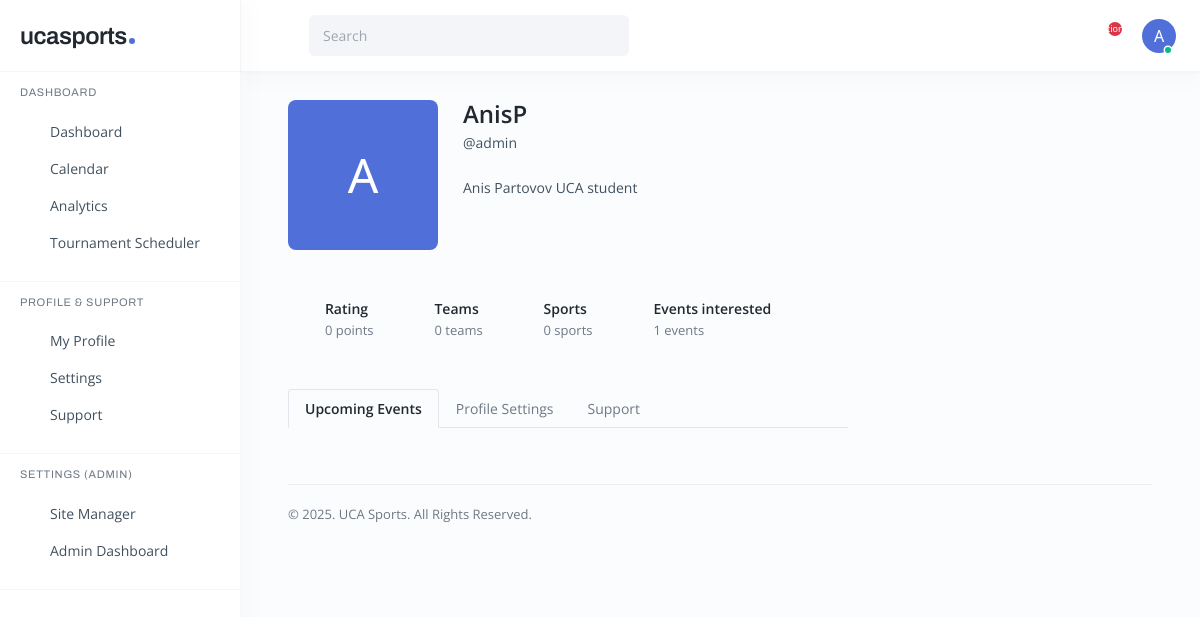
/profile/ (signed in), run on the app's committed database.
### ucasports/models.py (models this page shows, shortened)
class CustomUser(AbstractUser):
    name = models.CharField(max_length=200, null=True)
    username = models.CharField(max_length=30, unique=True)
    email = models.EmailField(unique=True)
    bio = models.TextField(null=True, blank=True)
    avatar = models.ImageField(null=True, blank=True)
    is_active = models.BooleanField(default=False)
    is_staff = models.BooleanField(default=False)
    rating_points = models.IntegerField(default=0)
    wins = models.IntegerField(default=0)
    losses = models.IntegerField(default=0)
    objects = CustomUserManager()
    USERNAME_FIELD = 'email'
    REQUIRED_FIELDS = ['username', 'name']

### ucasports/views.py (the view, shortened to what this page needs)
# urls.py: path('profile/', views.profile, name="profile"),
@login_required(login_url='login')
def profile(request):
    user = request.user
    user_form = CustomUserChangeForm(instance=user)
    contact_form = ContactForm(initial={'name': user.name, 'email': user.email})
    rating_points = user.rating_points
    user_teams_count = user.team_set.count()
    single_player_sports = Sport.objects.filter(
        sport_type='Single-Player',
        competition__side_a=user.pk
    ).distinct() | Sport.objects.filter(
        sport_type='Single-Player',
        competition__side_b=user.pk
    ).distinct()
    team_player_sports = Sport.objects.filter(
        sport_type='Team-Player',
        competition__side_a__in=Team.objects.filter(members=user).values_list('pk', flat=True)
    ).distinct() | Sport.objects.filter(
        sport_type='Team-Player',
        competition__side_b__in=Team.objects.filter(members=user).values_list('pk', flat=True)
    ).distinct()
    single_player_count = single_player_sports.count()
    team_player_count = team_player_sports.count()
    sports_count = single_player_count + team_player_count
    now = datetime.now()
    start_of_week = now - timedelta(days=now.weekday())
    end_of_week = start_of_week + timedelta(days=6)
    total_events = Event.objects.count()
    interested_events_count = request.user.events_attended.count()
    events_this_week = Event.objects.filter(
    Q(start_date_time__date__range=(start_of_week, end_of_week)) |
    Q(end_date_time__date__range=(start_of_week, end_of_week))
    )
    context = {
        'page': 'profile',
        'user_form': user_form,
        'contact_form': contact_form,
        'events_this_week': events_this_week,
        'rating_points': rating_points,
        'user_teams_count': user_teams_count,
        'sports_count': sports_count,
        'interested_events_count': interested_events_count,
        }
    return render(request, 'profile.html', context)

### ucasports/forms.py
class CustomUserChangeForm(UserChangeForm):
    class Meta:
        model = CustomUser
        fields = ['name', 'username', 'bio', 'avatar']

class ContactForm(forms.ModelForm):
    name = forms.CharField(widget=forms.TextInput(
        attrs={"class": "form-control", 'readonly': 'readonly'}))
    email = forms.EmailField(widget=forms.EmailInput(
        attrs={"class": "form-control", 'readonly': 'readonly'}))
    subject = forms.CharField(widget=forms.TextInput(
        attrs={"class": "form-control", "placeholder": "Subject"}
    ))
    message = forms.CharField(widget=forms.Textarea(
        attrs={"class": "form-control", "rows": 4}
    ))
    class Meta:
        model = Contact
        fields = '__all__'

### ucasports/context_processors.py (called while the page is built)
def notifications(request):
    if request.user.is_authenticated:
        return {'notifications': Notification.objects.filter(user=request.user, read=False).order_by('-id')}
    return {}

### templates/profile.html (shortened to what this page needs)
{% extends 'base.html' %} {% block content %}
{% include '_partials/sidebar.html'%}
{% include '_partials/header_main.html'%}
<body>
  <div class="main p-4 p-lg-5 pt-hh">
    <div class="row g-5">
      <div class="col-xl">
        <div class="media-profile mb-5">
          <div class="media-img mb-3 mb-sm-0">
            {% if user.avatar %}
            <img src="{{user.avatar.url}}" class="img-fluid" alt="profile-photo" />
            {% else %}
              <div class="avatar-initial bg-primary d-flex align-items-center justify-content-center" style="width: 100%; height: 100%; min-height: 150px; border-radius: 8px; font-size: 3rem; color: white;">
                {{ user.name|first|upper }}
              </div>
            {% endif %}
          </div>
          <div class="media-body">
            <h5 class="media-name">{{user.name}}</h5>
            <p class="d-flex gap-2 mb-4">@{{user.username}}</p>
            <p class="mb-0">
              {{user.bio|truncatechars:184}}
            </p>
          </div>
        </div>
        <div class="row row-cols-sm-auto g-4 g-md-5 g-xl-4 g-xxl-5 mb-5">
          <div class="col">
            <div class="profile-item">
              <i class="ri-medal-2-line"></i>
              <div class="profile-item-body">
                <p>Rating</p>
                <span>{{ rating_points }} points</span>
              </div>
            </div>
          </div>
          <div class="col">
            <div class="profile-item">
              <i class="ri-suitcase-line"></i>
              <div class="profile-item-body">
                <p>Teams</p>
                <span>{{ user_teams_count }} teams</span>
              </div>
            </div>
          </div>
          <div class="col">
            <div class="profile-item">
              <i class="ri-team-line"></i>
              <div class="profile-item-body">
                <p>Sports</p>
                <span>{{ sports_count }} sports</span>
              </div>
            </div>
          </div>
          <div class="col">
            <div class="profile-item">
              <i class="ri-team-line"></i>
              <div class="profile-item-body">
                <p>Events interested</p>
                <span>{{ interested_events_count }} events</span>
              </div>
            </div>
          </div>
        </div>
        <ul id="myTab" role="tablist" class="mb-4 nav nav-tabs">
          <li class="nav-item" role="presentation">
            <button
              class="nav-link profile-tab-link custom-tab-link active"
              id="events-tab"
              data-bs-toggle="tab"
              data-bs-target="#events"
              type="button"
              role="tab"
            >
              Upcoming Events
            </button>
          </li>
          <li class="nav-item" role="presentation">
            <button
              class="nav-link profile-tab-link custom-tab-link"
              id="settings-tab"
              data-bs-toggle="tab"
              data-bs-target="#settings"
              type="button"
              role="tab"
            >
              Profile Settings
            </button>
          </li>
          <li class="nav-item" role="presentation">
            <button
              class="nav-link profile-tab-link custom-tab-link"
              id="support-tab"
              data-bs-toggle="tab"
              data-bs-target="#support"
              type="button"
              role="tab"
            >
              Support
            </button>
          </li>
        </ul>
            {% load widget_tweaks %}
      </div>
      <div class="col-xl-4 col-xxl-3 d-none d-xl-block">
      </div>
    </div>
    {% include '_partials/inner_footer.html'%}
  </div>
</body>
{% endblock content %}

### templates/_partials/header_main.html (shortened to what this page needs)
{% block content %}
<div class="header-main px-3 px-lg-4">
  <a id="menuSidebar" href="#" class="menu-link me-3 me-lg-4"><i class="ri-menu-2-fill"></i></a>
  <div class="form-search me-auto">
    <input type="text" class="form-control" placeholder="Search" />
    <i class="ri-search-line"></i>
  </div>
  <div class="dropdown dropdown-skin">
    <a href="" class="dropdown-link" data-bs-toggle="dropdown" data-bs-auto-close="outside"><i
        class="ri-settings-3-line"></i></a>
  </div>
  <div class="dropdown dropdown-notification ms-3 ms-xl-4">
    <a href="" class="dropdown-link" data-bs-toggle="dropdown" data-bs-auto-close="outside"><small>{{
        notifications.count }}</small><i class="ri-notification-3-line"></i></a>
  </div>
  <div class="dropdown dropdown-profile ms-3 ms-xl-4">
    <a href="" class="dropdown-link" data-bs-toggle="dropdown" data-bs-auto-close="outside">
      <div class="avatar online">
        {% if user.avatar %}
        <img src="{{user.avatar.url}}" alt="" />
        {% else %}
        <span class="avatar-initial bg-primary">{{ user.name|first|upper }}</span>
        {% endif %}
      </div>
    </a>
  </div>
</div>
{% endblock content %}

### data on the page
CustomUser: name|first "A", name "AnisP", username "admin", bio "Anis Partovov UCA student"

### other printed values
{{ rating_points }} "0"
{{ user_teams_count }} "0"
{{ sports_count }} "0"
{{ interested_events_count }} "1"
